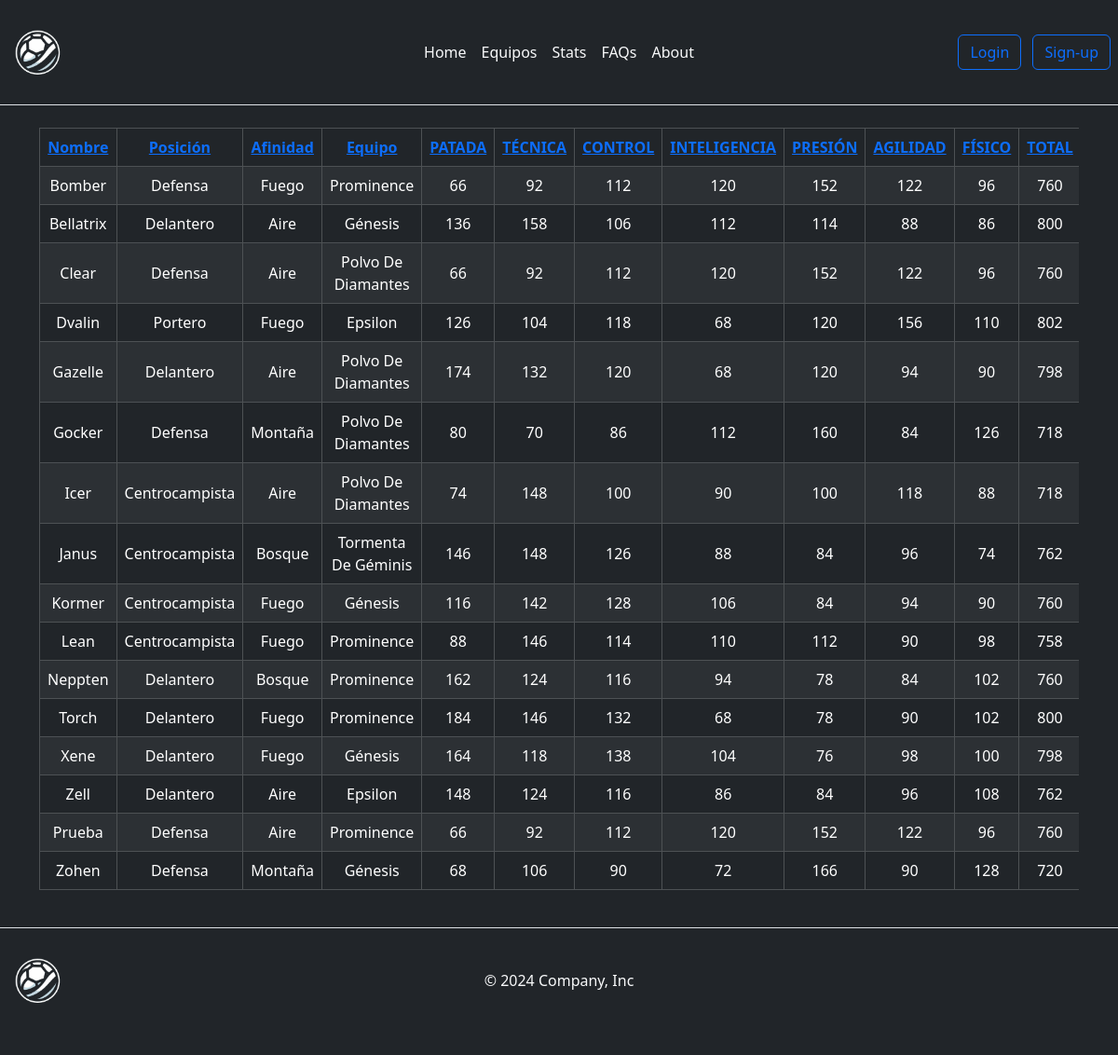
The page /paginas/Stats.php on the database its author committed.
### tables this page shows
create table jugadores(
	id int primary key auto_increment not null,
    Nombre varchar(35) not null,
    Posición enum("Delantero","Centrocampista","Defensa","Portero") not null,
    Afinidad enum("Aire","Fuego","Bosque","Montaña") not null,
    Equipo varchar(25) not null,
    PATADA	int unsigned not null,
    TÉCNICA	int unsigned not null,
    CONTROL	int unsigned not null, 
    INTELIGENCIA int unsigned not null, 
    PRESIÓN	int unsigned not null, 
    AGILIDAD int unsigned not null, 	
    FÍSICO int unsigned not null,
    TOTAL bigint unsigned,
    Descripcion text
);

### paginas/Stats.php (the view, shortened to what this page needs)
<?php include("../include/index.inc.php") ?>
<?php headHTML(); ?>
<body class="bg-dark">
    <?php headerHTML();
    $mysql = connectDB();
    if (!isset($_GET["orderby"])) {
        $consulta = "SELECT * FROM jugadores";
        $tabla_equipos = $mysql->query($consulta);
    }
    ?>
    <main>
        <div class="container d-flex justify-content-center">
            <div class="table-responsive">
                <table class="table table-dark table-striped table-bordered text-center align-middle">
                    <thead>
                        <tr>
                            <th scope="col"><a href="Stats.php?orderby=nombre">Nombre</a></th>
                            <th scope="col"><a href="Stats.php?orderby=posicion">Posición</a></th>
                            <th scope="col"><a href="Stats.php?orderby=afinidad">Afinidad</a></th>
                            <th scope="col"><a href="Stats.php?orderby=equipo">Equipo</a></th>
                            <th scope="col"><a href="Stats.php?orderby=patada">PATADA</a></th>
                            <th scope="col"><a href="Stats.php?orderby=tecnica">TÉCNICA</a></th>
                            <th scope="col"><a href="Stats.php?orderby=control">CONTROL</a></th>
                            <th scope="col"><a href="Stats.php?orderby=inteligencia">INTELIGENCIA</a></th>
                            <th scope="col"><a href="Stats.php?orderby=presion">PRESIÓN</a></th>
                            <th scope="col"><a href="Stats.php?orderby=agilidad">AGILIDAD</a></th>
                            <th scope="col"><a href="Stats.php?orderby=fisico">FÍSICO</a></th>
                            <th scope="col"><a href="Stats.php?orderby=total">TOTAL</a></th>
                        </tr>
                    </thead>
                    <tbody>
                        <?php
                        while ($registro = $tabla_equipos->fetch_assoc()) {
                            echo "<tr>";
                            echo "<td>" . $registro["Nombre"] . "</td>";
                            echo "<td>" . $registro["Posición"] . "</td>";
                            echo "<td>" . $registro["Afinidad"] . "</td>";
                            echo "<td>" . $registro["Equipo"] . "</td>";
                            echo "<td>" . $registro["PATADA"] . "</td>";
                            echo "<td>" . $registro["TÉCNICA"] . "</td>";
                            echo "<td>" . $registro["CONTROL"] . "</td>";
                            echo "<td>" . $registro["INTELIGENCIA"] . "</td>";
                            echo "<td>" . $registro["PRESIÓN"] . "</td>";
                            echo "<td>" . $registro["AGILIDAD"] . "</td>";
                            echo "<td>" . $registro["FÍSICO"] . "</td>";
                            echo "<td>" . $registro["TOTAL"] . "</td>";
                            echo "</tr>";
                        }
                        ?>
                    </tbody>
                </table>
            </div>
        </div>
    </main>
    <?php footerHTML(); ?>
</body>
</html>

### include/index.inc.php (shortened to what this page needs)
<?php function headHTML()
{ ?>
  <!DOCTYPE html>
  <html lang="en">
  <head>
    <link href="https://cdn.jsdelivr.net/npm/bootstrap@5.3.2/dist/css/bootstrap.min.css" rel="stylesheet">
    <link rel="stylesheet" href="../CSS/style.css">
  </head>
<?php } ?>
<?php function headerHTML()
{ ?>
  <header class="d-flex flex-wrap align-items-center justify-content-center justify-content-md-between py-3 mb-4 border-bottom">
    <a href="#" class="d-flex align-items-center col-md-3 mb-2 mb-md-0">
      <img src="../Imagenes/logo.png" alt="Logo" width="80" height="80">
    </a>
    <ul class="nav col-12 col-md-auto mb-2 justify-content-center mb-md-0">
      <li><a href="../index.php" class="nav-link px-2 link-light">Home</a></li>
      <li><a href="equipos.php" class="nav-link px-2 link-light">Equipos</a></li>
      <li><a href="Stats.php" class="nav-link px-2 link-light">Stats</a></li>
      <li><a href="#" class="nav-link px-2 link-light">FAQs</a></li>
      <li><a href="#" class="nav-link px-2 link-light">About</a></li>
    </ul>
    <div class="col-md-3 text-end">
      <a href="adminedit.php" class="btn btn-outline-primary me-2">Login</a>
      <a href="../paginas/signup.php" class="btn btn-outline-primary me-2">Sign-up</a>
    </div>
  </header>
<?php } ?>
<?php function footerHTML()
{ ?>
  <footer class="d-flex flex-wrap justify-content-between align-items-center py-3 my-4 border-top">
    <div class="col-md-4 d-flex align-items-center">
      <a href="/" class="d-flex align-items-center col-md-3 mb-2 mb-md-0">
        <img src="/Imagenes/logo.png" alt="Logo" width="80" height="80">
      </a>
    </div>
    <div class="text-center">
      <span class="mb-3 mb-md-0 text-light">© 2024 Company, Inc</span>
    </div>
    <ul class="nav col-md-4 justify-content-end list-unstyled d-flex">
      <li class="ms-3"><a class="text-body-secondary" href="#"><svg class="bi" width="24" height="24">
            <use xlink:href="#twitter"></use>
          </svg></a></li>
      <li class="ms-3"><a class="text-body-secondary" href="#"><svg class="bi" width="24" height="24">
            <use xlink:href="#instagram"></use>
          </svg></a></li>
      <li class="ms-3"><a class="text-body-secondary" href="#" action="tabla.php"><svg class="bi" width="24" height="24">
            <use xlink:href="#facebook"></use>
          </svg></a></li>
    </ul>
  </footer>
<?php } ?>

### rows shown on the page
jugadores: Nombre "Bomber", Posición "Defensa", Afinidad "Fuego", Equipo "Prominence", PATADA "66", TÉCNICA "92", CONTROL "112", INTELIGENCIA "120", PRESIÓN "152", AGILIDAD "122", FÍSICO "96", TOTAL "760"
jugadores: Nombre "Bellatrix", Posición "Delantero", Afinidad "Aire", Equipo "Génesis", PATADA "136", TÉCNICA "158", CONTROL "106", INTELIGENCIA "112", PRESIÓN "114", AGILIDAD "88", FÍSICO "86", TOTAL "800"
jugadores: Nombre "Clear", Posición "Defensa", Afinidad "Aire", Equipo "Polvo De Diamantes", PATADA "66", TÉCNICA "92", CONTROL "112", INTELIGENCIA "120", PRESIÓN "152", AGILIDAD "122", FÍSICO "96", TOTAL "760"
jugadores: Nombre "Dvalin", Posición "Portero", Afinidad "Fuego", Equipo "Epsilon", PATADA "126", TÉCNICA "104", CONTROL "118", INTELIGENCIA "68", PRESIÓN "120", AGILIDAD "156", FÍSICO "110", TOTAL "802"
jugadores: Nombre "Gazelle", Posición "Delantero", Afinidad "Aire", Equipo "Polvo De Diamantes", PATADA "174", TÉCNICA "132", CONTROL "120", INTELIGENCIA "68", PRESIÓN "120", AGILIDAD "94", FÍSICO "90", TOTAL "798"
jugadores: Nombre "Gocker", Posición "Defensa", Afinidad "Montaña", Equipo "Polvo De Diamantes", PATADA "80", TÉCNICA "70", CONTROL "86", INTELIGENCIA "112", PRESIÓN "160", AGILIDAD "84", FÍSICO "126", TOTAL "718"
jugadores: Nombre "Icer", Posición "Centrocampista", Afinidad "Aire", Equipo "Polvo De Diamantes", PATADA "74", TÉCNICA "148", CONTROL "100", INTELIGENCIA "90", PRESIÓN "100", AGILIDAD "118", FÍSICO "88", TOTAL "718"
jugadores: Nombre "Janus", Posición "Centrocampista", Afinidad "Bosque", Equipo "Tormenta De Géminis", PATADA "146", TÉCNICA "148", CONTROL "126", INTELIGENCIA "88", PRESIÓN "84", AGILIDAD "96", FÍSICO "74", TOTAL "762"
jugadores: Nombre "Kormer", Posición "Centrocampista", Afinidad "Fuego", Equipo "Génesis", PATADA "116", TÉCNICA "142", CONTROL "128", INTELIGENCIA "106", PRESIÓN "84", AGILIDAD "94", FÍSICO "90", TOTAL "760"
jugadores: Nombre "Lean", Posición "Centrocampista", Afinidad "Fuego", Equipo "Prominence", PATADA "88", TÉCNICA "146", CONTROL "114", INTELIGENCIA "110", PRESIÓN "112", AGILIDAD "90", FÍSICO "98", TOTAL "758"
jugadores: Nombre "Neppten", Posición "Delantero", Afinidad "Bosque", Equipo "Prominence", PATADA "162", TÉCNICA "124", CONTROL "116", INTELIGENCIA "94", PRESIÓN "78", AGILIDAD "84", FÍSICO "102", TOTAL "760"
jugadores: Nombre "Torch", Posición "Delantero", Afinidad "Fuego", Equipo "Prominence", PATADA "184", TÉCNICA "146", CONTROL "132", INTELIGENCIA "68", PRESIÓN "78", AGILIDAD "90", FÍSICO "102", TOTAL "800"
jugadores: Nombre "Xene", Posición "Delantero", Afinidad "Fuego", Equipo "Génesis", PATADA "164", TÉCNICA "118", CONTROL "138", INTELIGENCIA "104", PRESIÓN "76", AGILIDAD "98", FÍSICO "100", TOTAL "798"
jugadores: Nombre "Zell", Posición "Delantero", Afinidad "Aire", Equipo "Epsilon", PATADA "148", TÉCNICA "124", CONTROL "116", INTELIGENCIA "86", PRESIÓN "84", AGILIDAD "96", FÍSICO "108", TOTAL "762"
jugadores: Nombre "Prueba", Posición "Defensa", Afinidad "Aire", Equipo "Prominence", PATADA "66", TÉCNICA "92", CONTROL "112", INTELIGENCIA "120", PRESIÓN "152", AGILIDAD "122", FÍSICO "96", TOTAL "760"
jugadores: Nombre "Zohen", Posición "Defensa", Afinidad "Montaña", Equipo "Génesis", PATADA "68", TÉCNICA "106", CONTROL "90", INTELIGENCIA "72", PRESIÓN "166", AGILIDAD "90", FÍSICO "128", TOTAL "720"
